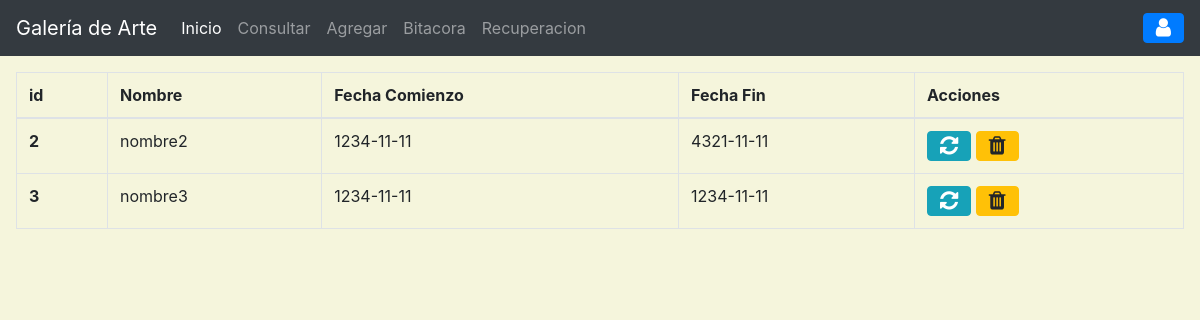
/?c=Exhibicion, run on the app's committed database.
### tables this page shows
CREATE TABLE `exhibicion` (
  `idExhib` int(11) NOT NULL,
  `nomExhib` varchar(35) DEFAULT NULL,
  `fechComienzo` date DEFAULT NULL,
  `fechaFin` date DEFAULT NULL,
  PRIMARY KEY (`idExhib`)
);

### controller/exhibicion.controlador.php (called while the page is built, shortened)
<?php
require_once('model/exhibicion.php');
class ExhibicionControlador
{
    public function __CONSTRUCT(){
        $this->modelo = new Exhibicion();
    }
    public function Inicio(){
        require_once "View/header.php";
        require_once "View/exhibicion/index.php";
        require_once "View/footer.php";
    }
}
?>

### model/conexion.php (called while the page is built, shortened)
<?php
class BaseDeDatos
{
    public static function Conectar(){
        try {
            $conexion = new PDO("mysql:host=".self::servidor.";dbname="
            .self::basedatos.";charset=utf8",self::usuario,self::password);
            $conexion->setAttribute(PDO::ATTR_ERRMODE,PDO::ERRMODE_EXCEPTION);
            return $conexion;
        } catch (PDOException $e) {
            return "Fallo la conexion a la base de datos".$e->getMessage();
        }
    }
}
?>

### model/exhibicion.php (called while the page is built, shortened)
<?php
class Exhibicion
{
    private $pdo;
    public function __CONSTRUCT(){
        $this->pdo = BaseDeDatos::Conectar();
    }
    public function getExhibicion(){
        try {
            $sql = "SELECT * FROM exhibicion";
            $consulta = $this->pdo->prepare($sql);
            $consulta->execute();
            return $consulta->fetchAll(PDO::FETCH_OBJ);
        } catch (Exception $e) {
            die($e->getMessage());
        }
    }
}
?>

### view/exhibicion/index.php (the view, shortened to what this page needs)
<main class="app-content m-3">
      <div class="row">
        <div class="col-md-12">
          <div class="tile">
            <div class="tile-body">
              <table class="table table-hover table-bordered" id="sampleTable">
                <thead>
                  <tr>
                    <th scope="col">id</th>
                    <th scope="col">Nombre</th>
                    <th scope="col">Fecha Comienzo</th>
                    <th scope="col">Fecha Fin</th>
                    <th>Acciones</th>
                  </tr>
                  <tbody>
                    <?php foreach($this->modelo->getExhibicion() as $Ex): ?>
                    <tr>
                       <th scope="row"><?= $Ex->idExhib?></th>
                       <td><?= $Ex->nomExhib?></td>
                       <td><?= $Ex->fechComienzo?></td>
                       <td><?= $Ex->fechaFin?></td>
                        <td>
                          <a href="?c=objetoArte&a=FormAgregar&id=<?=$Ex->idExhib?>" class="btn btn-info btn-flat">
                            <i class="fa fa-lg fa-refresh"></i>
                          </a>
                          <a  class="btn btn-warning btn-flat"
                              data-toggle="modal"
                              data-target="#exampleModal"
                              data-id="<?=$Ex->idExhib?>">
                            <i class="fa fa-lg fa-trash"></i>
                          </a>
                        </td>
                    </tr>
                    <?php endforeach; ?>
                  </tbody>
                </thead>
              </table>
            </div>
          </div>
        </div>
      </div>
    </main>

### data on the page
exhibicion: idExhib "2", nomExhib "nombre2", fechComienzo "1234-11-11", fechaFin "4321-11-11"
exhibicion: idExhib "3", nomExhib "nombre3", fechComienzo "1234-11-11", fechaFin "1234-11-11"
